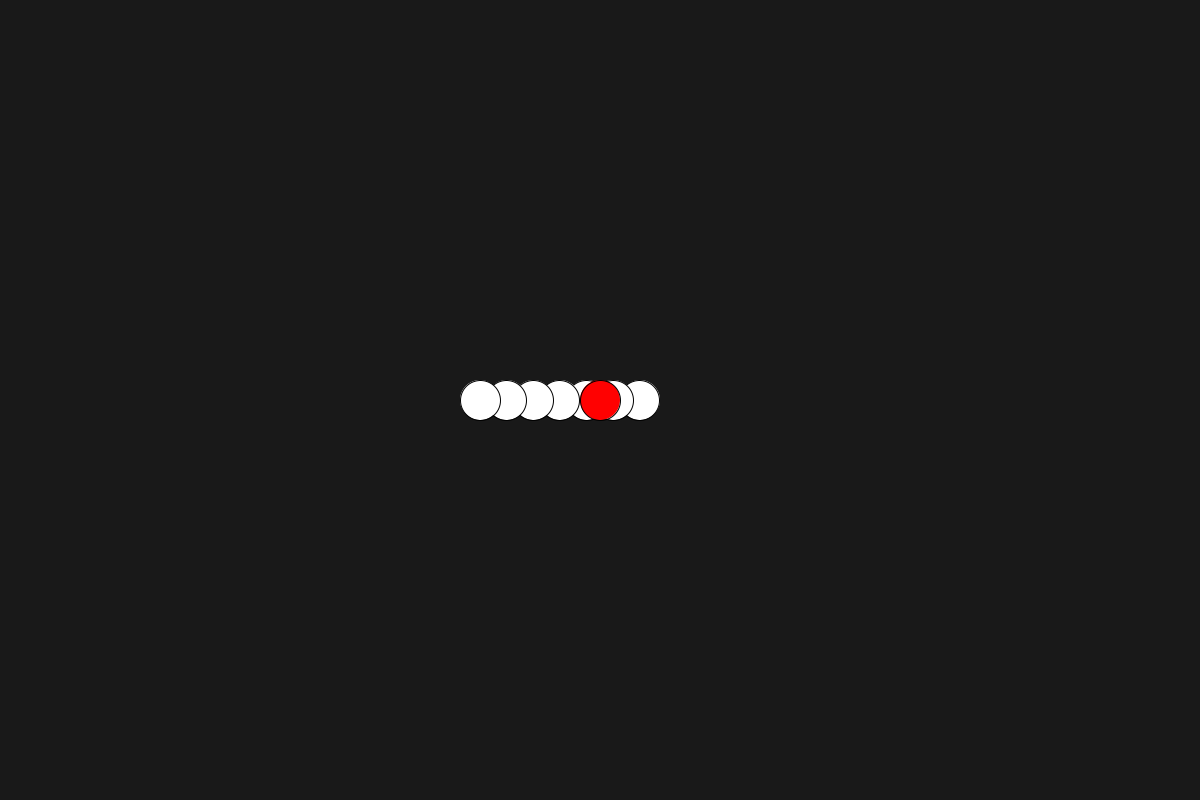
Frame 1 (no input)
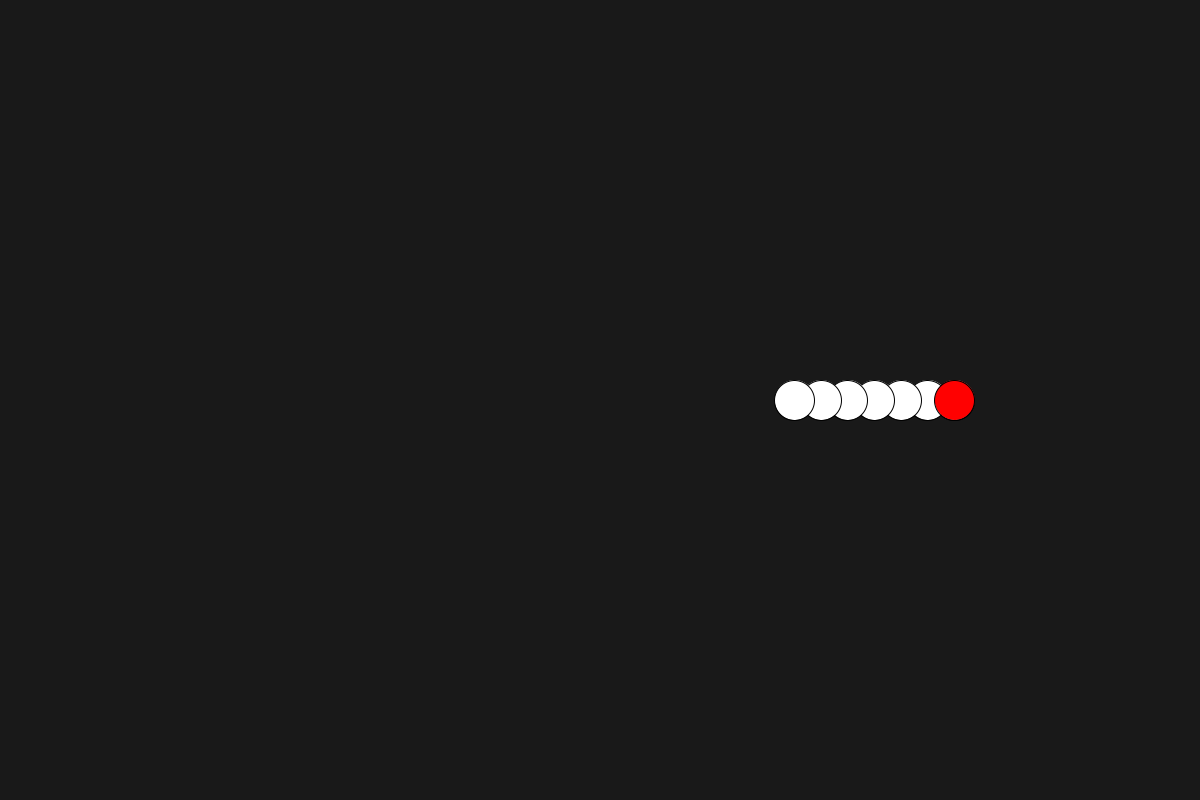
Frame 60 (the mouse pressed at the canvas centre just before this capture)
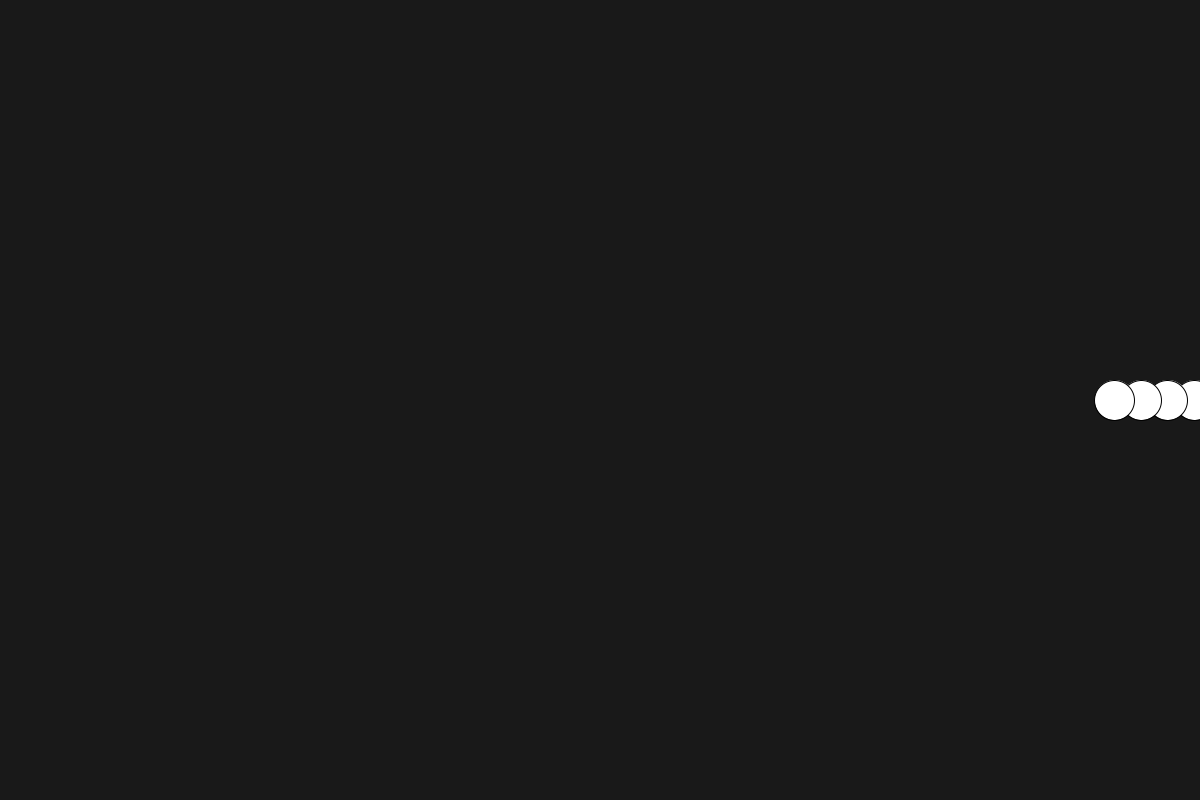
Frame 120 (the mouse held since frame 60 and released just before this capture)

The Processing sketch that drew these frames (run headless with seeded random() and noise(); from frame 60 on, the mouse is pressed at the canvas centre):

// Processing sketch: notSnake
// ── notSnake.pde
/*
- render head X
 - Make movement X
 2. Standard movement X
 2.1 Add framework for mouse movement X
 2.2 Move with wasd X
 - Make everything a Pgraphic. X
 - Add tail
 1.1 Make direction() reusable X
 1.2 rework head if needed X
 1.3 tail: put it through direction() X
 1.4 safe the last coords in the loop to use in the next repetition. X
 1.5 test with smoother angle changes. X
 2.1 Make a ARRAYlist that stores x, y and angle X
 2.1.2 Make class for the tail together with a constructor X
 2.2 Spawn balls X
 2.4 movement updates are done with x and y
 - Add grow points
 - Add window resize
 - Add proper mouse movement.
 - Add menu initialising thingy
 - Add enemies
 - Add dungeon
 */
Boolean start = true;
boolean dead = false;

PGraphics GameGraph;

float playerHeadX;
float playerHeadY;

float playerAngle = 0;
int playerSlowness = 5;
int playerBallSize = 40;
float playerSpeed;

PlayerSnake Player;

void setup() {
  size(1200, 800);
  background(25);
  
  //set up the draw graphic for the game
  GameGraph = createGraphics(displayWidth, displayHeight);
  GameGraph.beginDraw();
  GameGraph.background(25);
  GameGraph.endDraw();

  playerHeadX = width/2;
  playerHeadY = height/2;
  
  Player = new PlayerSnake();
}

void draw() {
  background(25);
  drawGame();
}

void keyPressed() {
  switch(key) {
  case 'd':
    playerAngle += playerSpeed * 1.5;
    break;
  case 'a':
    playerAngle -= playerSpeed * 1.5;
    break;
  case 's':
    playerSlowness += 1;
    start = true;
    break;
  case 'w':
    playerSlowness -= 1;
    start = true;
    break;
  }
}

//draw the game
void drawGame() {
  GameGraph.beginDraw();
  GameGraph.background(25);
  if(start == true) initialize(); //spawn the player first
  else runGame();
  if(dead == true) gameOver();
  
  GameGraph.endDraw();
  image(GameGraph, 0, 0);
}

void initialize() {
  playerAngle = 0;
  playerHeadX = width/2;
  playerHeadY = height/2;
  playerSpeed = playerBallSize / 1.5 / playerSlowness;
  
  Player.spawn();
  start = false;
}

void runGame() {
  //calculate playerAngle
  angleLogic();
  //calculate new point
  Player.newPoints();
  //move and draw
  Player.move();
}

void gameOver() {
  
}

void angleLogic() {
  
}

class PlayerSnake {
  ArrayList<Points> playerPoints = new ArrayList<Points>(); //1 is tail end, last is movement point, second to last is head.
  ArrayList<PlayerBody> playerBody = new ArrayList<PlayerBody>();  //1 is head, last is tail end
  int tailSize = 5;
  
  void spawn() {
    tailSize = 5;
    
    //initialize Points
    float x = playerHeadX - (tailSize + 1) * (playerBallSize / 2);
    float y = playerHeadY;
    float pointCounter = (tailSize + 2) * playerSlowness;
    println("x = " + x + " pointCounter = " + pointCounter);
    for (int i = 0; i <= pointCounter; i++)
    {
      playerPoints.add(new Points(x, y));
      println("i:" + i + " x:" + x);
      x += playerSpeed;
    }
    
    //initialize player 
    for(int i = playerPoints.size() - playerSlowness - 1; i >= 0; i -= playerSlowness)
    {      
      Points currentPoint = playerPoints.get(i);
      playerBody.add(new PlayerBody(currentPoint.xPos, currentPoint.yPos));
      
      println("playerBody[" + i + "]: xy: " + currentPoint.xPos + ", " + currentPoint.yPos);
      playerTail(currentPoint.xPos, currentPoint.yPos);
    }
    playerHead();
  }
  
  void newPoints() {
    //fetch last point
    Points currentPoint = playerPoints.get(playerPoints.size()-1);
    
    //use direction method using the angle
    float[] multiplier = direction(playerAngle, playerSpeed);
    
    //add it to the list
    playerPoints.add(new Points(currentPoint.xPos + multiplier[0], currentPoint.yPos + multiplier[1]));
    
    //remove old points
    trimOldPoints();
  }
  
  void trimOldPoints() {
  int maxPoints = (tailSize + 2) * playerSlowness + 1;

  while (playerPoints.size() > maxPoints) {
    playerPoints.remove(0);
  }
}
  
  void move() {
    for(int i = playerPoints.size() - 6; i >= 0; i -= playerSlowness)
    {
      Points currentPoint = playerPoints.get(i);
      playerBody.add(new PlayerBody(currentPoint.xPos, currentPoint.yPos));
      
      playerTail(currentPoint.xPos, currentPoint.yPos);
      if(i == playerPoints.size() - 6) { playerHeadX = currentPoint.xPos; playerHeadY = currentPoint.yPos; }
    }
    playerHead();
  }

  void playerHead() {
    GameGraph.fill(255, 1, 1);
    GameGraph.ellipse(playerHeadX, playerHeadY, playerBallSize, playerBallSize);
    GameGraph.fill(255, 255, 255);
  }
  
  void playerTail(float x, float y) {
    GameGraph.ellipse(x, y, playerBallSize, playerBallSize);
  }
}

class Points {
 float xPos;
 float yPos;
 
 Points(float xPos, float yPos) {
  this.xPos = xPos;
  this.yPos = yPos;
 } 
}

class PlayerBody {
 float xPos;
 float yPos;
 
 PlayerBody(float xPos, float yPos) {
  this.xPos = xPos;
  this.yPos = yPos;
 } 
}

float[] direction(float angle, float radius) {
   float x = radius * cos(angle * PI / 180);
   float y = radius * sin(angle * PI / 180);

   float[] coordsMult = {x, y};

   return coordsMult;
  }
